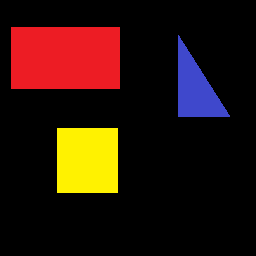
#> input picture 8VO SEMESTRE/PROCESAMIENTO IMAGENES/Tarea5/Tarea5_PDI/img.bmp, 256 x 256 px
$ python ejercicio1.py
#> lines starting #> are read from the running program, lines starting #| are printed output that depends on the picture; after the words box and inside, x2 and y2 are one past the last pixel; in counts of white or black regions, pixels touching at a corner belong together
'''
Natalia Ramirez Yepez
matricula: 201911765
Tarea 5 - ejercicio 1
'''

import numpy as np
import cv2

inferiorB = np.array([110, 50, 50])
superiorB = np.array([130, 255, 255])

inferiorR = np.array([160, 100, 50])
superiorR = np.array([180, 255, 255])

inferiorY = np.array([22, 93, 0])
superiorY = np.array([45, 255, 255])

lista_colores = [(inferiorB, superiorB), (inferiorR, superiorR), (inferiorY, superiorY)]

titulos = ["Azul", "Rojo", "Amarillo"]

for i in range(3):
    color = lista_colores[i]
    titulo = titulos[i]
    imgpath = 'img.bmp'
    imagen = cv2.imread(imgpath)
#> imagen is the input picture: shape (256, 256, 3); mean B, G, R 10.5, 19.9, 42
    hsv = cv2.cvtColor(imagen, cv2.COLOR_BGR2HSV)
#> hsv: shape (256, 256, 3); mean H, S, V 24.1, 44.5, 46.7
    inferior = np.array(color[0])
    superior = np.array(color[1])
    mascara = cv2.inRange(hsv, inferior, superior)
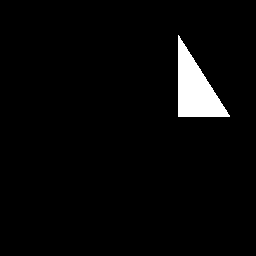
#> mascara: shape (256, 256); 3.3% white; 1 white region, box (x1, y1, x2, y2) and area: (178, 35, 230, 117) 2184
    resolucion = cv2.bitwise_and(imagen, imagen, mask=mascara)
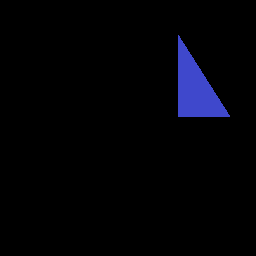
#> resolucion: shape (256, 256, 3); mean B, G, R 6.8, 2.4, 2.1
    cv2.namedWindow(titulo, cv2.WINDOW_AUTOSIZE)
    cv2.imshow(titulo, resolucion)
    cv2.waitKey(0)
